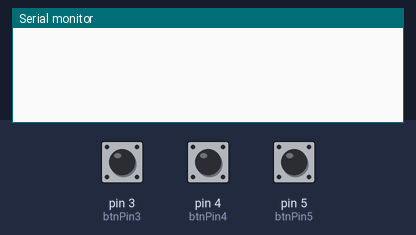
Recording of a sketch running on a simulated Arduino Uno, built with avr-gcc and run on an emulated ATmega328P. Parts: the last lines printed to the serial monitor. The inputs (shaded band) are chosen by the test bench; at power-on: pin 3 (btnPin3) LOW, pin 4 (btnPin4) LOW, pin 5 (btnPin5) LOW.

Above: at 1.2 s.
1.3 s: pin 3 (btnPin3) pulled HIGH for 0.15 s
At 2.6 s:
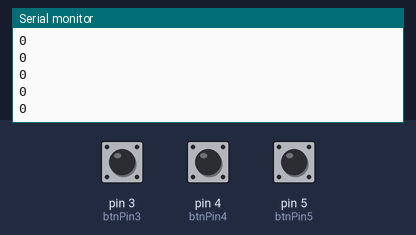
2.9 s: pin 4 (btnPin4) pulled HIGH for 1 s
At 5.1 s:
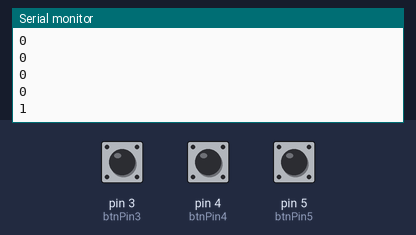
5.4 s: pin 5 (btnPin5) pulled HIGH for 3.2 s
At 9.9 s:
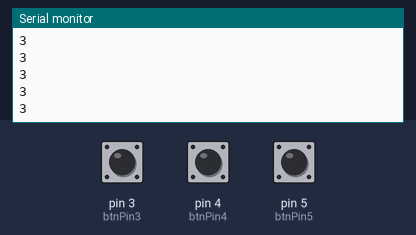
Timing chart, 0 to 11.4 s (numbered marks = the images above; inputs shaded):
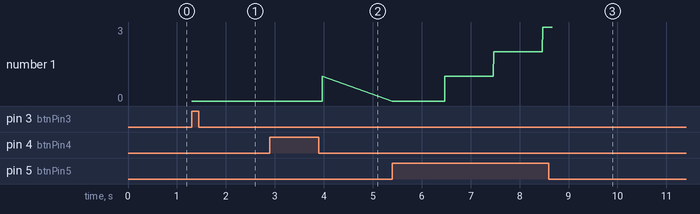

Measured:
- after the input at 1.3 s, the serial monitor: prints a new line at once (image 1)
- after the input at 2.9 s, the serial monitor: prints a new line after 1.1 s (image 2)
- after the input at 5.4 s, the serial monitor: prints a new line after 2.1 s (image 3)
- plotted number 1: 0 → 1 after the input at 2.9 s, 1 → 3 after the input at 5.4 s

The sketch:

buttontest.ino
```cpp
/*
 * Alerts when one of the button is pressed more than 10 seconds
 */

// Define digital outputs for the buttons
const int btnPin3 = 3;
//constant is for program
//value is from the arduino
const int btnPin4 = 4;
const int btnPin5 = 5;

// Timer variables
unsigned long timeStill;
unsigned long lastTime1, newTime1;
unsigned long lastTime2, newTime2;
unsigned long lastTime3, newTime3;

// Store button readings
int reading3, reading4, reading5;

// Called once when the code is run
void setup() {

 // Set pin modes for the used digital pins
  pinMode(btnPin3, INPUT);
  pinMode(btnPin4, INPUT);
  pinMode(btnPin5, INPUT);

  Serial.begin(9600);
}

// Calculates how long it has been since lastMoveTime
void checkImmobility (long lastMoveTime) {
  timeStill = millis() - lastMoveTime;
  Serial.println(timeStill/1000);
  //over 10 seconds
  if (timeStill > 10000){
    Serial.println("MOVE! YOU HAVE BEEN STILL FOR TOO LONG.");
  }
}

// This method is called continuously by the Arduino
void loop() {

 // Read the button inputs
  reading3 = digitalRead(btnPin3);
  reading4 = digitalRead(btnPin4);
  reading5 = digitalRead(btnPin5);

  // Everytime this button is pressed
  if (reading3 == HIGH) {
    checkImmobility(lastTime1);
  }
  else {
    // Store the time the button was let go
    lastTime1 = millis();
  }

  if (reading4 == HIGH) {
    checkImmobility(lastTime2);
  }
  else {
   lastTime2 = millis();
  }

  if (reading5 == HIGH) {
    checkImmobility(lastTime3);
  }
  else {
     lastTime3 = millis();
  }

}
```
